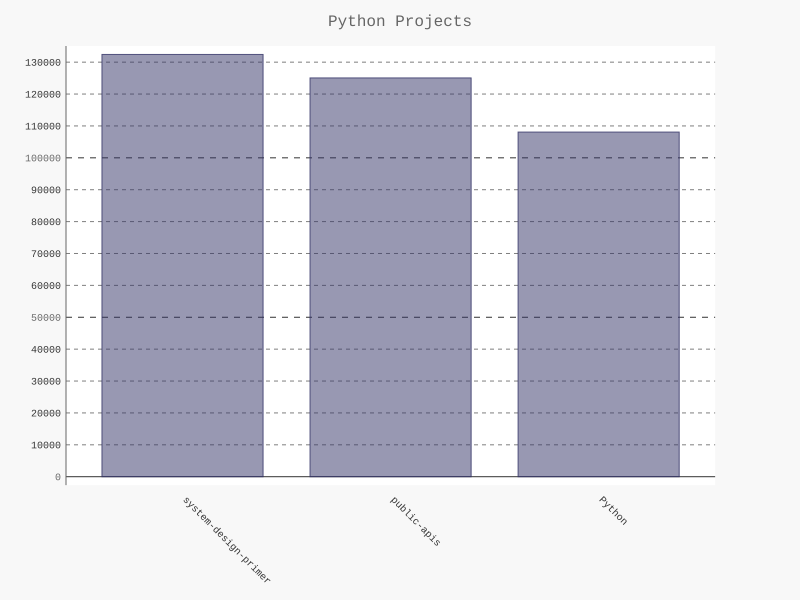

This chart was generated by the following Python code:
import pygal

from pygal.style import LightColorizedStyle as LCS, LightenStyle as LS

my_style = LS('#333366', base_style=LCS)
chart = pygal.Bar(style=my_style, x_label_rotation=45, show_legend=False)

chart.title = 'Python Projects'
chart.x_labels = ['system-design-primer', 'public-apis', 'Python']

plot_dicts = [
    {'value': 132419, 'label': 'Description of system-design-primer.'},
    {'value': 125056, 'label': 'Description of public-apis.'},
    {'value': 108081, 'label': 'Description of Python.'},
    ]

# add函数只会接受字符串和列表作为参数
chart.add('', plot_dicts)
chart.render_to_file('bar_descriptions.svg') 
